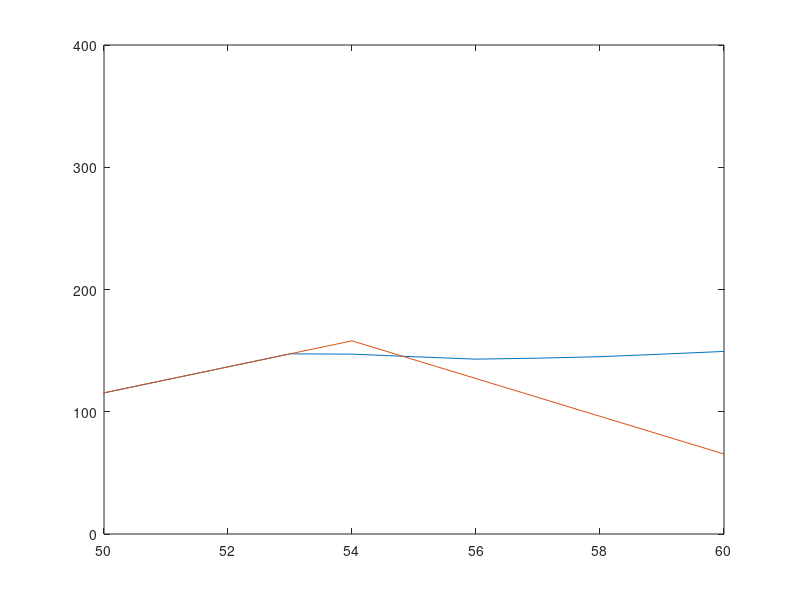
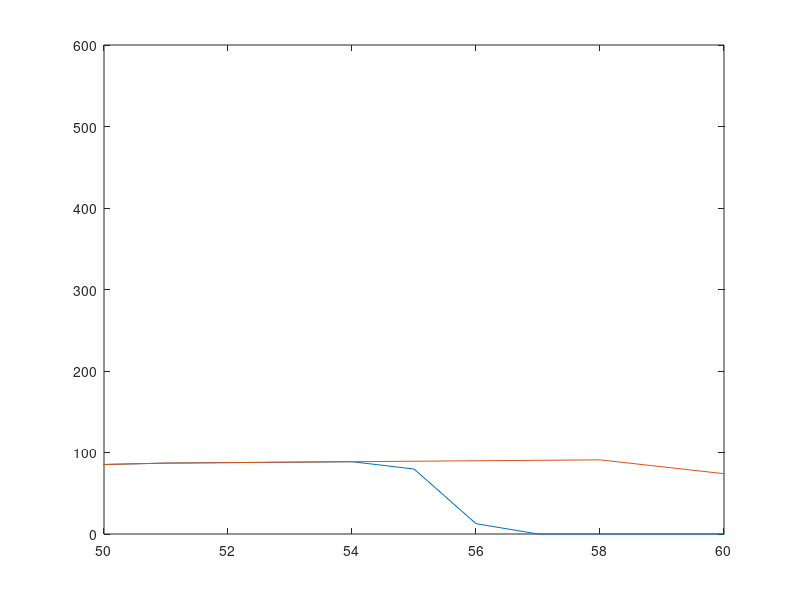
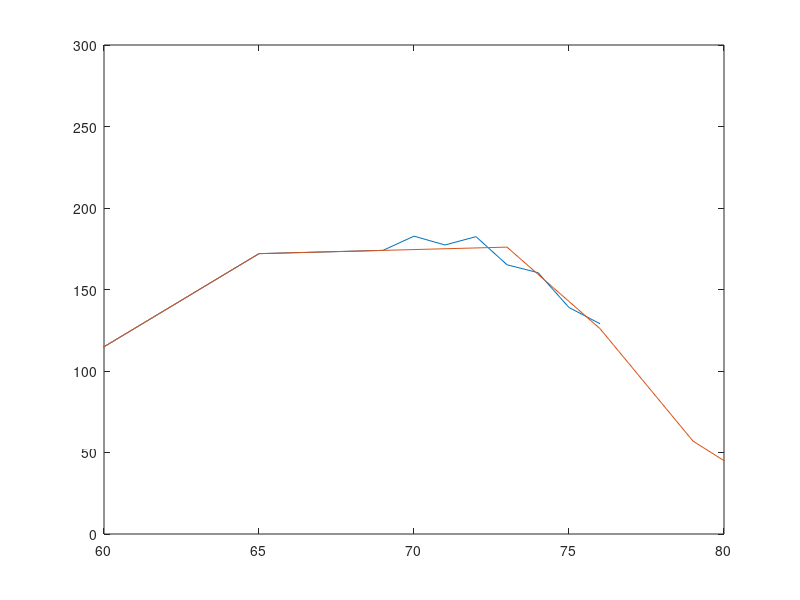

Source code (MATLAB) for these figures, in order:
clear all;
for patient = 1:3
% patient = 1;%input('Choose Patient Data (1.SB, 2.MD, 3.TKB): ');

% choose patient ID
switch patient
    case 1
      disp('Patient ID:SB data loaded');
      hemo = load('SB_Hb.mat').SBHb;
      neut = load('SB_Neut.mat').SBNeut;
      plt = load('SB_Pit.mat').SBPit;
    case 2
       disp('Patient ID:MD data loaded');
       hemo = load('MD_Hb.mat').MDHb;
       neut = load('MD_Neut.mat').MDNeut;
       plt = load('MD_Pit.mat').MDPit;
    case 3
        disp('Patient ID:TKB data loaded')
        hemo = load('TKB_Hb.mat').TKBHb;
        neut = load('TKB_Neut.mat').TKBNeut;
        plt = load('TKB_Pit.mat').TKBPit;

end

switch patient
    case 1
        treatment = load('SB_treat.mat').SBTreat;
        hemo = load('SB_Hb.mat').SBHb;
    case 2
        treatment = load('MD_treat.mat').MDTreat;
        hemo = load('MD_Hb.mat').MDHb;
    case 3
        treatment = load('TKB_treat.mat').TKBTreat;
        hemo = load('TKB_Hb.mat').TKBHb;
end

switch patient
    case 1
        i = 18; %time point at which the training starts
        j = 53 - i; % # of data poitns used for training
    case 2
        i = 14;
        j = 54-i;
    case 3
        i = 17;
        j = 69-i;
end
% testingMode = input('Choose testing mode (1.Functinality, 2.Input date): ');
% switch testingMode
%     case 1
%         i = 18; %time point at which the training starts
%         j = 53 - i; % # of data poitns used for training
        % Use the data (and information about the treatment protocol) 
        % between cycle 1 and cycle 2 to train the model. (Ignore the 
        % data prior to the start of cycle 1)
% end
% x = [neut plt]';
x = [plt]';
x_dim = 1; % # of blood count parameters measured in 1 day
ceil = max(x,[],2) * 1.5; % Ceil: max measured value * 1.5
u = [treatment hemo neut]';
u_dim = 4; % # of treatment input (and hemo) measured in 1 day
% u = treatment';
len = length(x);

X_dim = 1; % # of consecutive days for CBC measurement
% X = [x(:,1:len-2);x(:,2:len-1);x(:,3:len)];
X = [x(:,1:len)];
U_dim = 1; % # of consecutive days for input treatment measurement
% U = [u(:,1:len-2);u(:,2:len-1);u(:,3:len)];
% U = [u(:,1:len-1);u(:,2:len)];
U = [u(:,1:len)];


% ceil = [ceil;ceil;ceil];
ceil = [ceil];

% X_dim = 2;
% X = [x(:,1:len-1);x(:,2:len)];
% U_dim = 2;
% U = [u(:,1:len-1);u(:,2:len)];
% ceil = [ceil;ceil];

X0 = X(:,i:i+j);
X1 = X(:,i+1:i+j+1);
U0 = U(:,i:i+j);

sigma_XU = [X0*X0' X0*U0';U0*X0' U0*U0'];
AB_hat = X1*([X0' U0'])*(sigma_XU^(-1));
A_hat = AB_hat(:,1:X_dim*x_dim);
B_hat = AB_hat(:,X_dim*x_dim+1:X_dim*x_dim+U_dim*u_dim);

e = X1 - (A_hat*X0 + B_hat*U0);
e_avg = sum(e,2)/j; %sample mean
Q_hat = ((e-e_avg)*(e-e_avg)')/(j-1); %sample covariance
W = Q_hat*Q_hat';
We = [W zeros(X_dim*x_dim,U_dim*u_dim);zeros(U_dim*u_dim,X_dim*x_dim) zeros(U_dim*u_dim,U_dim*u_dim)];

[Q,R] = qr([U0' X0']);
R22 = R(U_dim*u_dim+1:U_dim*u_dim+X_dim*x_dim,U_dim*u_dim+1:U_dim*u_dim+X_dim*x_dim);

gamma = 0.99;

c = (max(svd(inv(R22')*A_hat*R22'))/gamma - 1)/min(svd(inv(R22')*W*inv(R22))); %#ok<*MINV>

AB_tilde = [X1*X0' X1*U0']*(sigma_XU+c*We)^(-1);
A_tilde = AB_tilde(:,1:X_dim*x_dim);
B_tilde = AB_tilde(:,X_dim*x_dim+1:X_dim*x_dim+U_dim*u_dim);
outputLength = 7; % predict next 7 days
esti = X(:,1:i+j);
for a = i+j+1:i+j+outputLength
    esti(:,a) = A_tilde*esti(:,a-1)+B_tilde*U(:,a-1);
    esti(:,a) = max(esti(:,a),zeros(X_dim*x_dim,1)); % Floor: 0
    esti(:,a) = min(esti(:,a),ceil);% Ceil: max measured value * 1.5
end
% 
% EstError = [ 0, 0 ];
% errorCal1 = zeros(outputLength,1);
% denominator = 0;
% %{
%  figure;
%   plot(neut(1:end));
%  switch patient
%      case 1
%          title("Patient ID: SB ")
%          xline(21,'r--')
%          xline(54,'r--')
%           legend('neut','treatment 1', 'treatment 2');
%      case 2
%          title("Patient ID: MD ")
%            xline(17,'r--')
%          xline(55,'r--')
%           legend('neut', 'treatment 1', 'treatment 2');
%      case 3
%          title("Patient ID: TKB")
%          xline(20,'r--')
%          xline(70,'r--')
%           legend('neut', 'treatment 1', 'treatment 2');
%   end
%  figure;
%   plot(plt(1:end));
%  switch patient
%      case 1
%          title("Patient ID: SB ")
%          xline(21,'r--')
%          xline(54,'r--')
%           legend( 'plt','treatment 1', 'treatment 2');
%      case 2
%          title("Patient ID: MD ")
%            xline(17,'r--')
%          xline(55,'r--')
%           legend( 'plt','treatment 1', 'treatment 2');
%      case 3
%          title("Patient ID: TKB")
%          xline(20,'r--')
%          xline(70,'r--')
%           legend( 'plt','treatment 1', 'treatment 2');
%   end
% %}
% 
% %plot data
% % figure;
% % subplot(3,2,1)
% % plot(esti(1,1:i+j+outputLength))
% % hold on
% % plot(hemo(1:i+j+outputLength))
% % switch patient
% %     case 1
% %         title("Patient ID: SB Hemoglobin Data")
% %         xline(21,'r--')
% %         xline(54,'r--')
% %     case 2
% %         title("Patient ID: MD Hemoglobin Data")
% %         xline(17,'r--')
% %         xline(55,'r--')
% %     case 3
% %         title("Patient ID: TKB Hemoglobin Data")
% %         xline(20,'r--')
% %         xline(70,'r--')
% % end
% % ylabel('Hemoglobin (g/L)'); 
% % xlabel('days');
% % legend('estimated data','actual data')
% % % xlim([50 60])
% % subplot(3,2,2)
% % % calculate estimation error
% % diff = hemo(1:i+j+outputLength)- esti(1,:)';
% % plot(abs(diff))
% % title("Hemoglobin Estimation Error")
% % ylabel('Hemo Difference (g/L)'); 
% % xlabel('days');
% % legend('estimated error');
% % % xlim([50 60])
% % for a = 1:i+j+outputLength 
% %     errorCal1(a) = abs(hemo(a)- esti(1,a)') / (sum(hemo(1:i+j+outputLength))/(i+j+outputLength));
% % end
% % EstError(1) = var(errorCal1);
% errorCal2 = zeros(i+j+outputLength,1);
% figure;
% subplot(2,2,1);
% plot(esti(1,1:i+j+outputLength))
% hold on
% plot(neut(1:i+j+outputLength))
% switch patient
%     case 1
%         title("Patient ID: SB Neutrophils Data")
%         xline(21,'r--')
%         xline(54,'r--')
%     case 2
%         title("Patient ID: MD Neutrophils Data")
%         xline(17,'r--')
%         xline(55,'r--')
%     case 3
%         title("Patient ID: TKB Neutrophils Data")
%         xline(20,'r--')
%         xline(70,'r--')
% end
% ylabel('Neutrophils *10^9(cells/L)'); 
% xlabel('days');
% legend('estimated data','actual data')
% switch patient
%     case 1
%         xlim([50 60])
%     case 2
%         xlim([50 60])
%     case 3
%         xlim([60 80])
% end
% subplot(2,2,2)
% % calculate estimation error
% diff = neut(1:i+j+outputLength)- esti(1,:)';
% plot(abs(diff))
% title("Neutrophils Estimation Error")
% ylabel('Neutrophils *10^9(cells/L)'); 
% xlabel('days');
% legend('estimated error');
% switch patient
%     case 1
%         xlim([50 60])
%     case 2
%         xlim([50 60])
%     case 3
%         xlim([65 75])
% end
% for a = 1:i+j+outputLength 
%     
%     errorCal2(a) = abs(neut(a)- esti(2,a)') / (sum(neut(1:i+j+outputLength)) / (i+j+outputLength));
%    
% end
%  EstError(1) = var(errorCal2);
%  errorCal3 = zeros(i+j+outputLength,1);
% 
% subplot(2,2,3);
% plot(esti(2,1:i+j+outputLength))
% hold on
% plot(plt(1:i+j+outputLength))
% switch patient
%     case 1
%         title("Patient ID: SB Platelets Data")
%         xline(21,'r--')
%         xline(54,'r--')
%     case 2
%         title("Patient ID: MD Platelets Data")
%         xline(17,'r--')
%         xline(55,'r--')
%     case 3
%         title("Patient ID: TKB Platelets Data")
%         xline(20,'r--')
%         xline(70,'r--')
% end
% ylabel('Platelets *10^9(cells/L)');
% xlabel('days');
% legend('estimated data','actual data')
% switch patient
%     case 1
%         xlim([50 60])
%     case 2
%         xlim([50 60])
%     case 3
%         xlim([60 80])
% end
% % calculate estimation error
% subplot(2,2,4)
% diff = plt(1:i+j+outputLength)- esti(2,:)';
% plot(abs(diff))
% title("Platelets Estimation Error")
% ylabel('Platelets *10^9(cells/L)'); 
% xlabel('days');
% legend('estimated error');
% switch patient
%     case 1
%         xlim([50 60])
%     case 2
%         xlim([50 60])
%     case 3
%         xlim([65 75])
% end
% for a = 1:i+j+outputLength 
%       errorCal3(a) = abs(plt(a)- esti(3,a)') /(sum(plt(1:i+j+outputLength))/(i+j+outputLength));
% end
% EstError(2) = var(errorCal3);
% 
figure
plot(esti(1,:));
hold on;
plot(plt);
switch patient
    case 1
        xlim([50 60])
    case 2
        xlim([50 60])
    case 3
        xlim([60 80])
end

end
%  
% 
% 
% 


